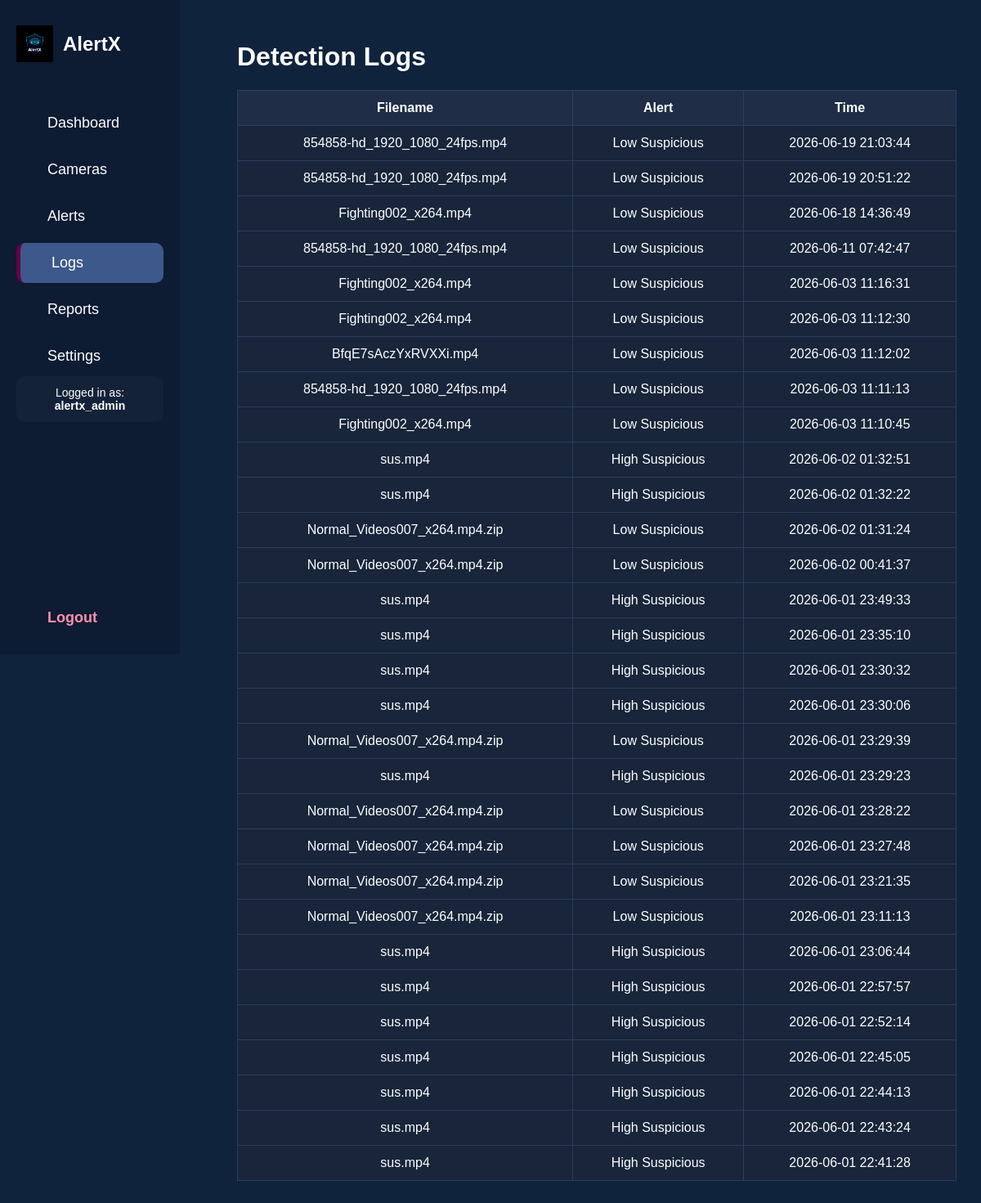
Page /logs on the committed database.
### tables this page shows
CREATE TABLE logs(

        id INTEGER PRIMARY KEY AUTOINCREMENT,
        filename TEXT,
        alert TEXT,
        time TEXT

    );

### app.py (the view)
@app.route("/logs")
def logs():
    conn = sqlite3.connect(
        "database.db"
    )
    cursor = conn.cursor()
    cursor.execute(
        "SELECT filename, alert, time FROM logs ORDER BY id DESC"
    )
    data = cursor.fetchall()
    conn.close()
    return render_template(
        "logs.html",
        logs=data
    )

### templates/logs.html (shortened to what this page needs)
<!DOCTYPE html>
<html>
<head>
<link rel="stylesheet"
href="{{ url_for('static',
filename='css/styles.css') }}">
</head>
<body class="logs-theme">
    {% include 'sidebar.html' %}
<div class="main">
<h1>Detection Logs</h1>
<table class="log-table">
<tr>
<th>Filename</th>
<th>Alert</th>
<th>Time</th>
</tr>
{% for row in logs %}
<tr>
<td>{{ row[0] }}</td>
<td>{{ row[1] }}</td>
<td>{{ row[2] }}</td>
</tr>
{% endfor %}
</table>
</div>
</body>
</html>

### templates/sidebar.html (shortened to what this page needs)
<div class="sidebar">
<div class="sidebar-top">
<div class="brand">
<img src="{{ url_for(
'static',
filename='logos/logo.png'
) }}"
class="sidebar-logo">
<h2>AlertX</h2>
</div>
<a href="/dashboard"
class="{% if request.path == '/dashboard' %}active-link{% endif %}">
Dashboard
</a>
<a href="/cameras"
class="{% if request.path == '/cameras' %}active-link{% endif %}">
Cameras
</a>
<a href="/alerts"
class="{% if request.path == '/alerts' %}active-link{% endif %}">
Alerts
</a>
<a href="/logs"
class="{% if request.path == '/logs' %}active-link{% endif %}">
Logs
</a>
<a href="/reports"
class="{% if request.path == '/reports' %}active-link{% endif %}">
Reports
</a>
<a href="/settings"
class="{% if request.path == '/settings' %}active-link{% endif %}">
Settings
</a>
</div>
<div class="user-box">
Logged in as:
<b>
alertx_admin
</b>
</div>
<div class="logout-section">
<a href="/logout">
Logout
</a>
</div>
</div>

### static/css/styles.css (style rules this page uses)
body { margin:0; padding:0; font-family:Arial, sans-serif; background:#06101f; color:white; }
.sidebar { display:flex; flex-direction:column; justify-content:space-between; width:250px; height:100vh; background:#0d1b33; position:fixed; left:0; top:0; padding:20px; box-sizing:border-box; }
.sidebar-top { display:flex; flex-direction:column; }
.brand { display:flex; align-items:center; gap:15px; margin-bottom:40px; }
.sidebar-logo { width:55px; height:55px; object-fit:contain; }
.sidebar a { display:flex; align-items:center; gap:12px; padding:14px; margin-top:8px; text-decoration:none; color:white; border-radius:10px; font-size:18px; }
.logout-section a { color:#ff8fab; font-weight:bold; }
.main { margin-left:260px; padding:30px; }
.log-table { width:100%; border-collapse:collapse; margin-top:20px; background:#18253a; }
.log-table th, .log-table td { border:1px solid #2d3d5c; padding:12px; text-align:center; }
.log-table th { background:#1f2d47; }
.sidebar a { color:white; }
.logs-theme { background:#10233d; }
.sidebar { display:flex; flex-direction:column; justify-content:space-between; width:220px; height:100vh; background:#0d1b33; position:fixed; left:0; top:0; padding:20px; }
.brand { display:flex; align-items:center; gap:12px; margin-bottom:30px; }
.sidebar-logo { width:45px; height:45px; object-fit:contain; }
.logout-section { margin-top:auto; padding-top:20px; }
.active-link { background:#3d588b; border-left:5px solid #630248; }
.user-box { background:#132238; padding:12px; border-radius:10px; margin-bottom:15px; font-size:14px; text-align:center; }

### rows in the picture
logs: filename "854858-hd_1920_1080_24fps.mp4", alert "Low Suspicious", time "2026-06-19 21:03:44"
logs: filename "854858-hd_1920_1080_24fps.mp4", alert "Low Suspicious", time "2026-06-19 20:51:22"
logs: filename "Fighting002_x264.mp4", alert "Low Suspicious", time "2026-06-18 14:36:49"
logs: filename "854858-hd_1920_1080_24fps.mp4", alert "Low Suspicious", time "2026-06-11 07:42:47"
logs: filename "Fighting002_x264.mp4", alert "Low Suspicious", time "2026-06-03 11:16:31"
logs: filename "Fighting002_x264.mp4", alert "Low Suspicious", time "2026-06-03 11:12:30"
logs: filename "BfqE7sAczYxRVXXi.mp4", alert "Low Suspicious", time "2026-06-03 11:12:02"
logs: filename "854858-hd_1920_1080_24fps.mp4", alert "Low Suspicious", time "2026-06-03 11:11:13"
logs: filename "Fighting002_x264.mp4", alert "Low Suspicious", time "2026-06-03 11:10:45"
logs: filename "sus.mp4", alert "High Suspicious", time "2026-06-02 01:32:51"
logs: filename "sus.mp4", alert "High Suspicious", time "2026-06-02 01:32:22"
logs: filename "Normal_Videos007_x264.mp4.zip", alert "Low Suspicious", time "2026-06-02 01:31:24"
logs: filename "Normal_Videos007_x264.mp4.zip", alert "Low Suspicious", time "2026-06-02 00:41:37"
logs: filename "sus.mp4", alert "High Suspicious", time "2026-06-01 23:49:33"
logs: filename "sus.mp4", alert "High Suspicious", time "2026-06-01 23:35:10"
logs: filename "sus.mp4", alert "High Suspicious", time "2026-06-01 23:30:32"
logs: filename "sus.mp4", alert "High Suspicious", time "2026-06-01 23:30:06"
logs: filename "Normal_Videos007_x264.mp4.zip", alert "Low Suspicious", time "2026-06-01 23:29:39"
logs: filename "sus.mp4", alert "High Suspicious", time "2026-06-01 23:29:23"
logs: filename "Normal_Videos007_x264.mp4.zip", alert "Low Suspicious", time "2026-06-01 23:28:22"
logs: filename "Normal_Videos007_x264.mp4.zip", alert "Low Suspicious", time "2026-06-01 23:27:48"
logs: filename "Normal_Videos007_x264.mp4.zip", alert "Low Suspicious", time "2026-06-01 23:21:35"
logs: filename "Normal_Videos007_x264.mp4.zip", alert "Low Suspicious", time "2026-06-01 23:11:13"
logs: filename "sus.mp4", alert "High Suspicious", time "2026-06-01 23:06:44"
logs: filename "sus.mp4", alert "High Suspicious", time "2026-06-01 22:57:57"
logs: filename "sus.mp4", alert "High Suspicious", time "2026-06-01 22:52:14"
logs: filename "sus.mp4", alert "High Suspicious", time "2026-06-01 22:45:05"
logs: filename "sus.mp4", alert "High Suspicious", time "2026-06-01 22:44:13"
logs: filename "sus.mp4", alert "High Suspicious", time "2026-06-01 22:43:24"
logs: filename "sus.mp4", alert "High Suspicious", time "2026-06-01 22:41:28"
